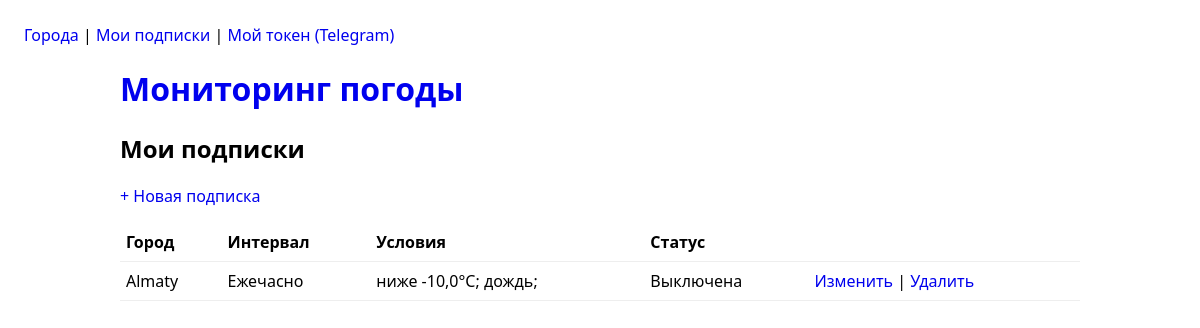
The page /me/subscriptions/ (signed in) on the database its author committed.
### weather/models.py (models this page shows, shortened)
class Subscription(models.Model):
    INTERVAL_HOURLY = "hourly"
    INTERVAL_DAILY = "daily"
    INTERVALS = [
        (INTERVAL_HOURLY, "Ежечасно"),
        (INTERVAL_DAILY, "Ежедневно"),
    ]
    user = models.ForeignKey(User, on_delete=models.CASCADE, related_name="subscriptions", verbose_name="Пользователь")
    city = models.ForeignKey(City, on_delete=models.CASCADE, related_name="subscriptions", verbose_name="Город")
    interval = models.CharField("Интервал", max_length=10, choices=INTERVALS, default=INTERVAL_DAILY)
    conditions = models.JSONField("Условия", default=dict, blank=True)
    is_active = models.BooleanField("Активна", default=True)
    created_at = models.DateTimeField("Создано", auto_now_add=True)
    class Meta:
        verbose_name = "Подписка"
        verbose_name_plural = "Подписки"
        unique_together = ("user", "city")
        indexes = [
            models.Index(fields=["user", "city"]),
            models.Index(fields=["is_active"]),
        ]

class City(models.Model):
    name = models.CharField('Название', max_length=120, db_index=True)
    external_id = models.CharField('Внешний ID', max_length=50, unique=True, null=True, blank=True)
    lat = models.FloatField('Широта')
    lon = models.FloatField('Долгота')
    class Meta:
        verbose_name = 'Город'
        verbose_name_plural = 'Города'
        ordering = ['name']
        indexes = [
            models.Index(fields=['name']),
            models.Index(fields=['lat', 'lon']),
        ]

### weather/views.py (the view)
# urls.py: path("me/subscriptions/", views.my_subscriptions, name="my_subscriptions"),
@login_required()
def my_subscriptions(request):
    subs = Subscription.objects.filter(user=request.user).select_related("city").order_by("city__name")
    return render(request, "weather/my_subscriptions.html", {"subs": subs})

### weather/templates/weather/my_subscriptions.html (shortened to what this page needs)
{% extends "weather/base.html" %}
{% block content %}
  <h2>Мои подписки</h2>
  <p><a href="{% url 'weather:subscription_create' %}">+ Новая подписка</a></p>
  {% if subs %}
    <table>
      <thead><tr><th>Город</th><th>Интервал</th><th>Условия</th><th>Статус</th><th></th></tr></thead>
      <tbody>
        {% for s in subs %}
          <tr>
            <td>{{ s.city.name }}</td>
            <td>{{ s.get_interval_display }}</td>
            <td>
              {% if s.conditions %}
                {% if s.conditions.temp_below %} ниже {{ s.conditions.temp_below }}°C; {% endif %}
                {% if s.conditions.rain %} дождь; {% endif %}
              {% else %}
                (нет)
              {% endif %}
            </td>
            <td>{{ s.is_active|yesno:"Активна,Выключена" }}</td>
            <td>
              <a href="{% url 'weather:subscription_edit' s.pk %}">Изменить</a> |
              <a href="{% url 'weather:subscription_delete' s.pk %}">Удалить</a>
            </td>
          </tr>
        {% endfor %}
      </tbody>
    </table>
  {% else %}
    <p>Подписок пока нет.</p>
  {% endif %}
{% endblock %}

### weather/templates/weather/base.html (style rules this page uses)
body { font-family: system-ui, -apple-system, Segoe UI, Roboto, Arial, sans-serif; margin: 24px; }
a { text-decoration: none; }
table { border-collapse: collapse; width: 100%; }
th, td { border-bottom: 1px solid #eee; padding: 8px 6px; text-align: left; }

### rows shown on the page
Subscription: city.name "Almaty", interval "Ежечасно", conditions.temp_below "-10,0", shows "дождь;", is_active "Выключена"
